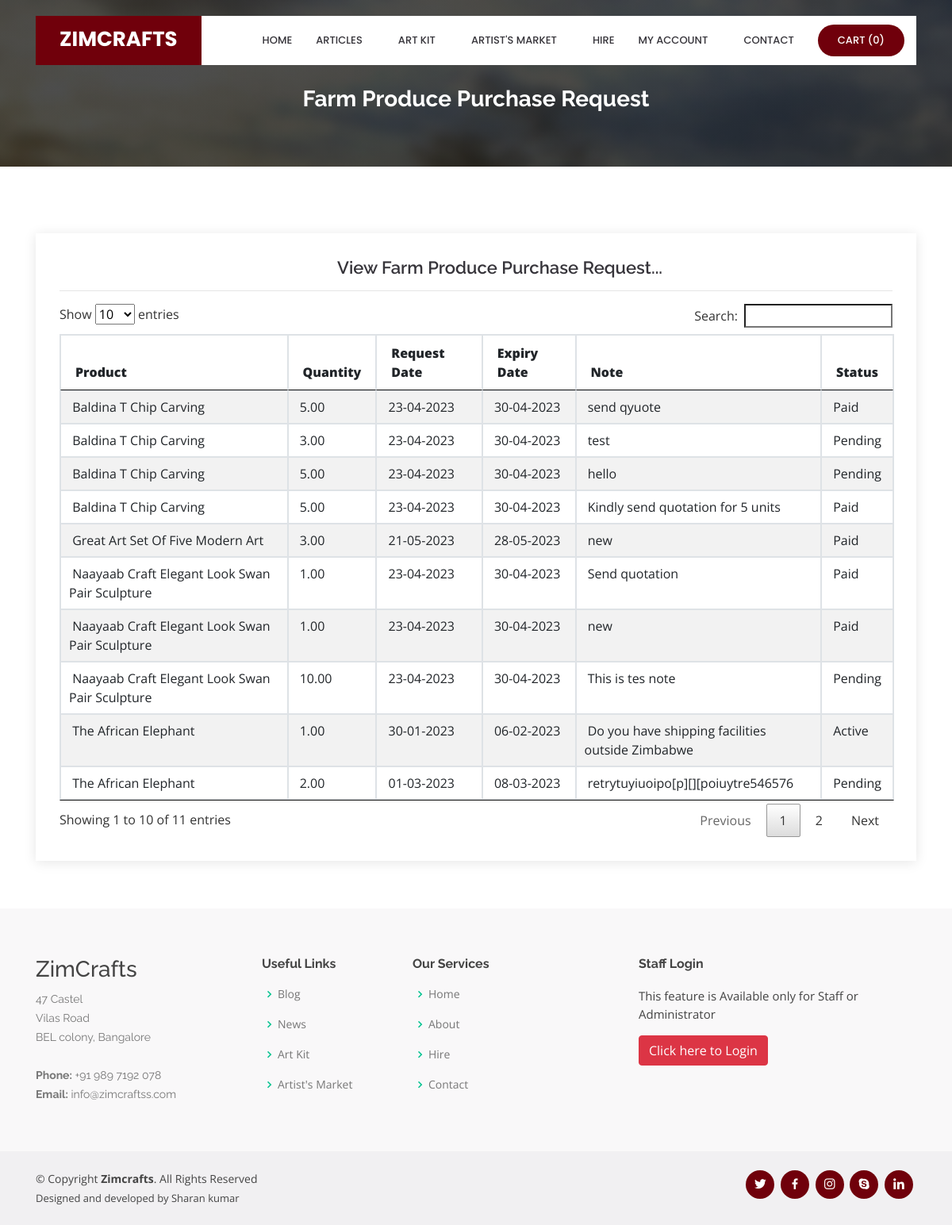
Screenshot of /viewadminpurchaserequest.php with the database file from the repository.
### tables this page shows
CREATE TABLE `purchase_request` (
  `purchase_request_id` int(10) NOT NULL,
  `customer_id` int(10) NOT NULL,
  `product_id` int(10) NOT NULL,
  `quantity` float(10,2) NOT NULL,
  `request_date` date NOT NULL,
  `request_date_expire` date NOT NULL,
  `note` text NOT NULL,
  `status` varchar(10) NOT NULL
);

CREATE TABLE `product` (
  `product_id` int(10) NOT NULL,
  `artist_id` int(10) NOT NULL,
  `category_id` int(10) NOT NULL,
  `produce_id` int(10) NOT NULL,
  `variety_id` int(10) NOT NULL,
  `title` varchar(100) NOT NULL,
  `img_1` varchar(100) NOT NULL,
  `img_2` varchar(100) NOT NULL,
  `img_3` varchar(100) NOT NULL,
  `img_4` varchar(100) NOT NULL,
  `img_5` varchar(100) NOT NULL,
  `quantity` float(10,2) NOT NULL,
  `quantity_type` varchar(25) NOT NULL,
  `description` text NOT NULL,
  `uploaded_date` date NOT NULL,
  `status` varchar(10) NOT NULL
);

### viewadminpurchaserequest.php (the view, shortened to what this page needs)
<?php
include("header.php");
include("dbconnection.php");
?>
  <main id="main">
    <section id="cta" class="cta">
      <div class="container">
        <div class="text-center" data-aos="zoom-in">
		<br><br>
          <h3>Farm Produce Purchase Request</h3>
        </div>
      </div>
    </section>
    <section id="contact" class="contact">
      <div class="container">
        <div class="row">
          <div class="col-lg-12" data-aos="fade-up" data-aos-delay="100">
            <div class="info mt-4">
								<center><h4>View Farm Produce Purchase Request...</h4></center><hr>
								<?php
								$sql = "SELECT * FROM purchase_request";
							  $qsql = mysqli_query($con,$sql);
							  if(mysqli_num_rows($qsql)  == 0) {
									echo "<center>There is no Purchase Request to display!!</center>";
								}
								else {
								?>
										<table ID="datatable" class="table table-striped table-bordered"  style="width:100%">
											<THEAD>
										  <tr>
									      <th><strong>Product</strong></th>
									      <th><strong>Quantity</strong></th>
									      <th><strong>Request Date</strong></th>
									      <th><strong>Expiry Date</strong></th>
									      <th><strong>Note</strong></th>
									      <th><strong>Status</strong></th>
									      </tr>
											</THEAD>
											<TBODY>
			                <?php
										  $sql = "SELECT * FROM purchase_request";
										  $qsql = mysqli_query($con,$sql);
										  while($rs = mysqli_fetch_array($qsql)){
												  $sql1 = "SELECT * FROM product WHERE product_id='$rs[product_id]'";
												  $qsql1 = mysqli_query($con,$sql1);
												  $rs1 = mysqli_fetch_array($qsql1);
												  echo "<tr>
											      <td>&nbsp;$rs1[title]</td>
											      <td>&nbsp;$rs[quantity]</td>
											      <td>&nbsp;" . date("d-m-Y",strtotime($rs['request_date'])) . "</td>
											      <td>&nbsp;" . date("d-m-Y",strtotime($rs['request_date_expire'])) . "</td>
											      <td>&nbsp;" . $rs['note'] . "</td>
											      <td>&nbsp;" . $rs['status'] . "</td>
												 	</tr>";
										  }
										  ?>
											</TBODY>
									  </table>
								<?php
							 	}
								?>
            </div>
		  </div>
        </div>
      </div>
    </section>
  </main>
<?php
include("footer.php");
?>

### assets/css/style.css (style rules this page uses)
body { font-family: "Open Sans", sans-serif; color: #444444; }
h1, h2, h3, h4, h5, h6 { font-family: "Raleway", sans-serif; }
section { padding: 60px 0; overflow: hidden; }
.cta { background: linear-gradient(rgba(2, 2, 2, 0.7), rgba(0, 0, 0, 0.7)), url("../img/cta-bg.jpg") fixed center center; background-size: cover; padding: 60px 0; }
.cta h3 { color: #fff; font-size: 28px; font-weight: 700; }
.contact .info { padding: 30px; width: 100%; background: #fff; box-shadow: 0px 2px 15px rgba(0, 0, 0, 0.1); }
.contact .info h4 { padding: 0 0 0 60px; font-size: 22px; font-weight: 600; margin-bottom: 5px; color: #36343a; }

### rows the page displays
purchase_request: product.title "The African Elephant", quantity "1.00", request_date "30-01-2023", request_date_expire "06-02-2023", note "Do you have shipping facilities outside Zimbabwe", status "Active"
purchase_request: product.title "The African Elephant", quantity "2.00", request_date "01-03-2023", request_date_expire "08-03-2023", note "retrytuyiuoipo[p][][poiuytre546576", status "Pending"
purchase_request: product.title "Naayaab Craft Elegant Look Swan Pair Sculpture", quantity "1.00", request_date "23-04-2023", request_date_expire "30-04-2023", note "Send quotation", status "Paid"
purchase_request: product.title "Naayaab Craft Elegant Look Swan Pair Sculpture", quantity "1.00", request_date "23-04-2023", request_date_expire "30-04-2023", note "new", status "Paid"
purchase_request: product.title "Baldina T Chip Carving", quantity "5.00", request_date "23-04-2023", request_date_expire "30-04-2023", note "send qyuote", status "Paid"
purchase_request: product.title "Naayaab Craft Elegant Look Swan Pair Sculpture", quantity "10.00", request_date "23-04-2023", request_date_expire "30-04-2023", note "This is tes note", status "Pending"
purchase_request: product.title "Baldina T Chip Carving", quantity "3.00", request_date "23-04-2023", request_date_expire "30-04-2023", note "test", status "Pending"
purchase_request: product.title "Baldina T Chip Carving", quantity "5.00", request_date "23-04-2023", request_date_expire "30-04-2023", note "hello", status "Pending"
purchase_request: product.title "Baldina T Chip Carving", quantity "5.00", request_date "23-04-2023", request_date_expire "30-04-2023", note "Kindly send quotation for 5 units", status "Paid"
purchase_request: product.title "Great Art Set Of Five Modern Art", quantity "3.00", request_date "21-05-2023", request_date_expire "28-05-2023", note "new", status "Paid"

### other values shown
mysqli_num_rows($qsqlproduct_purchase_record) "0"
